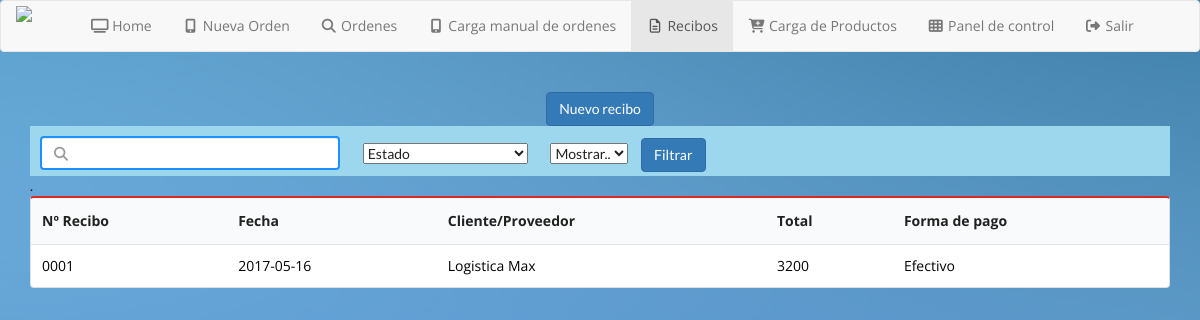
The page /recibos.php (signed in) on the database its author committed.
### tables this page shows
CREATE TABLE `recibos` (
  `id` int(5) NOT NULL,
  `numero` int(4) UNSIGNED ZEROFILL NOT NULL,
  `fecha` date NOT NULL,
  `razon_social` varchar(100) NOT NULL,
  `cuit` varchar(15) NOT NULL,
  `direccion` varchar(70) NOT NULL,
  `total` int(10) NOT NULL,
  `formapago` varchar(30) NOT NULL
);

### recibos.php (the view, shortened to what this page needs)
<!DOCTYPE html>
<html>
  <head>
    <link rel="stylesheet" href="css/demo.css" />
		<link rel="stylesheet" href="css/sky-forms.css" />
		<link rel="stylesheet" href="css/sky-forms-blue.css" />
    <link rel="stylesheet" href="https://maxcdn.bootstrapcdn.com/bootstrap/3.3.7/css/bootstrap.min.css">
    <link rel="stylesheet" href="css/select2.min.css">
    <link rel="stylesheet" href="css/semantic.min.css">
    <link rel="stylesheet" type="text/css" href="css/imprimir.css" media="print" />
    <?php
      include 'api/conexion.php';
      $recibos = mysqli_query($conexion, "select * from recibos ORDER BY id DESC");
     ?>
  </head>
  <body id="recibos" onload="inicio()" onkeypress="reset()" onclick="reset()" onMouseMove="reset()" class="bg-blue zoom">
    <?php if(isset($_SESSION['logged'])) { ?>
    <?php
    include "api/navbar.php"
     ?>
    <div class="container">
      <?php
        if(isset($_GET['id'])) {
          $ordenesid = mysqli_query($conexion, "select * from nuevaorden where id = '$_GET[id]'");
          $ordenesid = mysqli_fetch_array($ordenesid);
           ?>
       <?php
        } else {
       ?>
      <br>
      <center><button class="btn btn-primary" type="button" name="button" data-toggle="modal" data-target="#modal_recibo">Nuevo recibo</button></center>
      <div class="header_tabla">
            <input style="width:300px;display:inline;margin:10px;" class="form-control search" placeholder="&#xF002;" type="text" name="busqueda" id="busqueda" value="" onKeyUp="dobuscar();">
        <select class="filtro" id="filtro_estado" name="">
          <option value="Sin filtro">Estado</option>
        </select>
        <select class="filtro" id="filtro_cantidad" name="">
          <option value="Sin filtro">Mostrar..</option>
        </select>
        <button class="btn btn-primary" onclick="filtrar()" name="button">Filtrar</button>
      </div>
      <div id="resultadoBusqueda">
      <div class="table-responsive">
        <table style="color:black;font-family:'Open Sans'" class="ui unstackable red table">
          <thead>
            <tr>
              <th>Nº Recibo</th>
              <th>Fecha</th>
              <th>Cliente/Proveedor</th>
              <th>Total</th>
              <th>Forma de pago</th>.
            </tr>
          </thead>
          <tbody>
            <?php
              while($reg = mysqli_fetch_array($recibos)) {
                echo "<tr class='clickable-row' data-href='ver_recibo.php?id=$reg[id]' data-id='$reg[id]'>";
                echo "<td>$reg[numero]</td>";
                echo "<td>$reg[fecha]</td>";
                echo "<td>$reg[razon_social]</td>";
                echo "<td>$reg[total]</td>";
                echo "<td>$reg[formapago]</td>";
                echo "</tr>";
              }
             ?>
          </tbody>
        </table>
      </div>
        </div>
    </div>
    <?php
      }
     ?>
     <?php
   } else {
    ?>
   <script>
     location.href="login.html";
   </script>
 <?php
   }
  ?>
  </body>
</html>

### css/demo.css (style rules this page uses)
html, body { margin: 0; padding: 0; background-attachment: fixed; background-position: 50% 50%; background-size: cover; }
.header_tabla { background:#9cd7ed; height:50px; }
.filtro { margin:10px; display:inline; }
.bg-blue { background-image: url(../img/bg-blue.jpg); }

### recibos.php (style rules this page uses)
input.search { font-family: FontAwesome; font-style: normal; font-weight: normal; text-decoration: inherit; border:2px solid dodgerblue; }

### rows shown on the page
recibos: numero "0001", fecha "2017-05-16", razon_social "Logistica Max", total "3200", formapago "Efectivo"
